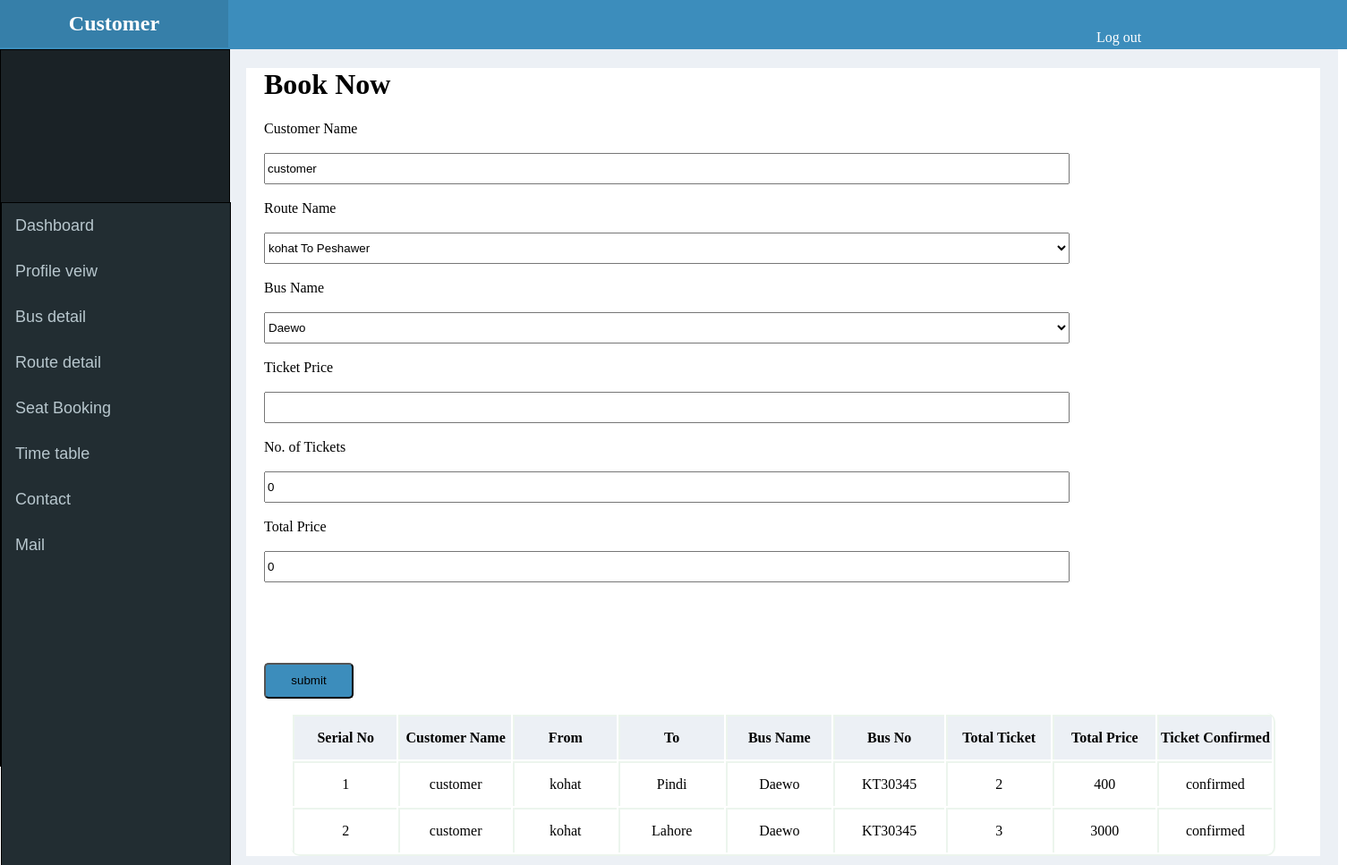
The page /customer/travel.php (signed in) on the database its author committed.
### tables this page shows
CREATE TABLE IF NOT EXISTS `travel_tbl` (
  `travel_id` int(11) NOT NULL,
  `ticket_status` varchar(255) NOT NULL,
  `route_id` int(11) NOT NULL,
  `vehicle_id` int(11) NOT NULL,
  `no_of_tickets` int(255) NOT NULL,
  `total_price` int(255) NOT NULL,
  `user_id` int(255) NOT NULL,
  `ticket_prices` int(255) NOT NULL
);

CREATE TABLE IF NOT EXISTS `route_tbl` (
  `route_id` int(11) NOT NULL,
  `vehicle_id` int(11) NOT NULL,
  `route_name` varchar(255) NOT NULL,
  `route_description` varchar(255) NOT NULL,
  `route_map` varchar(255) NOT NULL,
  `route_start` varchar(255) NOT NULL,
  `route_end` varchar(255) NOT NULL,
  `route_distance` varchar(255) NOT NULL,
  `dept_time` varchar(255) NOT NULL,
  `ticket_price` int(11) NOT NULL
);

CREATE TABLE IF NOT EXISTS `vehicle_tbl` (
  `vehicle_id` int(11) NOT NULL,
  `vehicle_name` varchar(255) NOT NULL,
  `vehicle_description` varchar(255) NOT NULL,
  `vehicle_no` varchar(255) NOT NULL,
  `vehicle_color` varchar(255) NOT NULL,
  `vehicle_mileage` varchar(255) NOT NULL,
  `vehicle_driver` varchar(255) NOT NULL,
  `vehicle_doctor` varchar(255) NOT NULL,
  `vehicle_hostess` varchar(255) NOT NULL
);

### admin/classes/general.class.php (called while the page is built, shortened)
	<?php
class general
{
	function table_data($table,$where,$order,$limit)
	{
		$query = "select * from ".$table." ".$where." ".$order." ".$limit;
		$conn = mysqli_connect(HOST,USER,PASS,DB);
		$sql = mysqli_query($conn,$query);
		$i=0;
		while($row = mysqli_fetch_assoc($sql))
		{
			$data[$i] = $row;
			$i++;
		}
		return $data;
	}
}
?>

### admin/classes/login.class.php (called while the page is built, shortened)
<?php
class login
{
	function check_login()
	{
		$conn = mysqli_connect(HOST,USER,PASS,DB);
		 $query = "select * from user_tbl where user_id = ".$_SESSION['webapp']['user']['user_id'];
		$sql = mysqli_query($conn,$query);
		$data = mysqli_num_rows($sql);
	}
}
?>

### customer/travel.php (the view, shortened to what this page needs)
<?php
$check = new login;
$check->check_login();
?>
<?php  include(CUSTOMER_PATH.'include/header.php'); ?>
<?php  include(CUSTOMER_PATH.'include/sidbar.php'); ?>
<?php
$gen = new general;
	$route = $gen->table_data('route_tbl','',"order by route_id asc","");
?>
<?php
$gen = new general;
	$bus = $gen->table_data('vehicle_tbl','',"order by vehicle_id asc","");
?>
<?php
	$gen = new general;
	$table_data = $gen->table_data("travel_tbl","  left join  vehicle_tbl on  vehicle_tbl.vehicle_id = travel_tbl.vehicle_id left join  route_tbl on     route_tbl.route_id = travel_tbl.route_id  where user_id =".$_SESSION['webapp']['user']['user_id'],"","");
	?>
<htlm>
<head>
<link rel="stylesheet" href="css/style.css">
</head>
<body>
<div class="main_body">
<div class="main_inner">
<div class="form_insert">
<h1>Book Now</h1>
<form action="<?php echo ADMIN_URL; ?>action/general.action.php" method="post"	enctype="multipart/form-data">
Customer Name<br><br>
<input type="text" name="user_name"  value= "<?php echo $_SESSION['webapp']['user']['username'] ?>" readonly  style="width:900px;height:35px;">
 <br><br>
Route Name	<br><br>
<select name="route_id" required  style="width:900px;height:35px;" onChange="setPriceValue(this.value)" >
	<?php foreach($route as $row){?>
	 <option value="<?php echo $row['route_id']?>"><?php echo $row['route_name']?></option>
	<?php }?>
	 </select> <br><br>
Bus Name	<br><br>
<select name="vehicle_id" required  style="width:900px;height:35px;" >
	<?php foreach($bus as $row){?>
	 <option value="<?php echo $row['vehicle_id']?>"><?php echo $row['vehicle_name']?></option>
	<?php }?>
	 </select> <br><br>
Ticket Price	<br><br>
<input type="text" id="priceField"   name="ticket_prices"  required  style="width:900px;height:35px;" readonly onChange="update_price_ticket(this.value)" >
	 <br><br>
No. of Tickets <br><br>
	<input type="text" name="no_of_tickets"  id="no_of_tickets"  value= "0" onKeyUp="update_price_amount(this.value);" style="width:900px;height:35px;">
 <br><br>
Total Price <br><br>
	<input type="text" name="total_price" id="total_price" readonly value= "0" style="width:900px;height:35px;">
 <br><br>
	 </select> <br><br>
 <br><br>
<input type="submit" name="submit" value="submit" style="width:100px;height:40px;background-color:#3C8DBC;border-radius:5px;">
</form>
  </div>
<table style="border-bottom:2px solid #ECF5ED;border-right:2px solid #ECF5ED; width:1100px;margin:0 auto;border-radius:10px;">
<tr style="border-bottom:1px solid #000;">
     <th style="background-color:#ECF0F5;height:50px;width:150px;border-color:#ECF5ED;">
		Serial No
	</th>
	<th style="background-color:#ECF0F5;height:50px;width:150px;border-color:#ECF5ED;">
		Customer Name
	</th>
	<th style="background-color:#ECF0F5;height:50px;width:150px;border-color:#ECF5ED;">
        From
	</th>
		<th style="background-color:#ECF0F5;height:50px;width:150px;border-color:#ECF5ED;">
       To
	</th>
		<th style="background-color:#ECF0F5;height:50px;width:150px;border-color:#ECF5ED;">
      Bus Name
	</th>
		<th style="background-color:#ECF0F5;height:50px;width:150px;border-color:#ECF5ED;">
         Bus No
	</th>
	<th style="background-color:#ECF0F5;height:50px;width:150px;border-color:#ECF5ED;">
         Total Ticket
	</th>
	<th style="background-color:#ECF0F5;height:50px;width:150px;border-color:#ECF5ED;">
        Total Price
	</th>
		<th style="background-color:#ECF0F5;height:50px;width:150px;border-color:#ECF5ED;">
        Ticket Confirmed
	</th>
</tr>
<?php
	$counter=0;
    foreach($table_data as $each_row){  $counter++ ?>
<tr style="border-bottom:1px solid #000;">
	<td style="background-color:#FFFFFF;height:50px;width:150px;border-color:#ECF5ED;">
	<?php echo $counter; ?>
	</td>
	<td style="background-color:#FFFFFF;height:50px;width:150px;border-color:#ECF5ED;">
	<?php echo $_SESSION['webapp']['user']['username'] ?>
	</td>
	<td style="background-color:#FFFFFF;height:50px;width:150px;border-color:#ECF5ED;">
	   <?php echo $each_row['route_start'] ?>
	</td>
		<td style="background-color:#FFFFFF;height:50px;width:150px;border-color:#ECF5ED;">
	    <?php echo $each_row['route_end'] ?>
	</td>
		<td style="background-color:#FFFFFF;height:50px;width:150px;border-color:#ECF5ED;">
	   <?php echo $each_row['vehicle_name'] ?>
		</td>
				<td style="background-color:#FFFFFF;height:50px;width:150px;border-color:#ECF5ED;">
	   <?php echo $each_row['vehicle_no'] ?>
		</td>
		<td style="background-color:#FFFFFF;height:50px;width:150px;border-color:#ECF5ED;">
	   <?php echo $each_row['no_of_tickets'] ?>
	</td>
		<td style="background-color:#FFFFFF;height:50px;width:150px;border-color:#ECF5ED;">
	   <?php echo $each_row['total_price'] ?>
	</td>
	<td style="background-color:#FFFFFF;height:50px;width:150px;border-color:#ECF5ED;">
	   <?php echo $each_row['ticket_status'] ?>
	</td>
	</tr>
 <?php  } ?>
	</table>
		</div>
	</div>
</body>
</html>

### customer/css/style.css (style rules this page uses)
body { padding:0 auto; margin:0 auto; }
.main_body { width:1240px; height:auto; background-color:#ECF0F5; padding-bottom:10px; margin-left:255px; margin-top:55px; float:left; }
.main_inner { width:1200px; height:auto; background-color:#FFFFFF; margin-left:20px; margin-top:20px; }
.form_insert { width:1000px; height:auto; margin-left:20px; }

### customer/travel.php (style rules this page uses)
table tr td { text-align:center;border-top:2px solid #000;border-left:2px solid #000;background-color:#FFFFFF; }
table tr th { text-align:center;border-top:2px solid #000;border-left:2px solid #000;background-color:#FFFFFF; }

### rows shown on the page
travel_tbl: route.route_start "kohat", route.route_end "Pindi", vehicle.vehicle_name "Daewo", vehicle.vehicle_no "KT30345", no_of_tickets "2", total_price "400", ticket_status "confirmed"
travel_tbl: route.route_start "kohat", route.route_end "Lahore", vehicle.vehicle_name "Daewo", vehicle.vehicle_no "KT30345", no_of_tickets "3", total_price "3000", ticket_status "confirmed"

### other values the page prints
form field route_id "kohat To Peshawer"
form field vehicle_id "Daewo"
